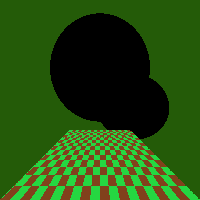

Generate this figure with Python:
from numpy import *
import numpy as np
import math
from PIL import Image



def tonerep(ld, lst, H, W):

    l = []
    lwmax = 0
    for x in range(int(H)):
        slst = []
        for y in range(int(W)):
            ill = (0.27*int(lst[x][y][0])) + (0.67*int(lst[x][y][1])) + (0.06*int(lst[x][y][2]))
            if(lwmax < ill):
                lwmax = ill
            slst.append(ill)
        l.append(slst)

    sum = 0
    delta = 0.1
    for x in range(int(H)):
        for y in range(int(W)):
            sum += (log(delta + l[x][y]) / log(10))

    sum = sum / (H * W)
    lwa = exp(sum)

    lwmax /= lwa

    denom1 = log(lwmax+1)/log(10)

    lg = log(0.85)/log(0.5)

    lst = []
    for x in range(int(H)):
        slst = []
        for y in range(int(W)):
            lw = l[x][y]
            lw /= lwa
            num = log(lw+1)/log(10)
            lm = (lw/lwmax)**lg
            lm = lm*0.8
            denom2 = log(lm+2)/log(10)
            ld = num/(denom1*denom2)
            print (ld)
            r = ld*0.5139
            g = ld*1.2752
            b = ld*0.1141
            temp=(r,g,b)
            slst.append(temp)
        lst.append(slst)

    return lst



def tonerep_basic(lst):
    max = 0
    for _ in range(len(lst)):
        slst = lst[_]
        for __ in range(len(slst)):
            sslst = slst[__]
            if(max<sslst[0]):
                max = sslst[0]
            if (max < sslst[1]):
                max = sslst[1]
            if (max < sslst[2]):
                max = sslst[2]
    #print(max)
    for _ in range(len(lst)):
        slst = lst[_]
        for __ in range(len(slst)):
            s = slst[__]
            a = s[0] * 255
            b = s[1] * 255
            c = s[2] * 255
            s = (a, b, c)
            slst[__] = s
        lst[_] = slst
    return lst


def reflect(s, n, magn):
    r = np.matrix('0.0,0.0,0.0')

    nt = n.transpose()
    a = np.dot(s, nt)
    a = 2 * a #/ (magn * magn))
    n[0, 0] = n[0, 0] * a
    n[0, 1] = n[0, 1] * a
    n[0, 2] = n[0, 2] * a

    r[0, 0] = s[0, 0] - n[0, 0]
    r[0, 1] = s[0, 1] - n[0, 1]
    r[0, 2] = s[0, 2] - n[0, 2]

    return r[0, 0], r[0, 1], r[0, 2]


def phong(xi, yi, zi, xc, yc, zc,e1,e2,shape):

    l = np.matrix('1.00,1.00,1.00')


    s = np.matrix('0.0,0.0,0.0')
    s[0, 0], s[0, 1], s[0, 2] = (-xi), (-yi), (-zi)
    mags = np.linalg.norm(s)
    s[0, 0], s[0, 1], s[0, 2] = s[0, 0] / mags, s[0, 1] / mags, s[0, 2] / mags

    n = np.matrix('0.0,0.0,0.0')
    if(shape == 's'):
        n[0, 0], n[0, 1], n[0, 2] = (xi - xc), (yi - yc), (zi - zc)
    else:
        n = np.cross(e1, e2)
    magn = np.linalg.norm(n)
    n[0, 0], n[0, 1], n[0, 2] = n[0, 0] / magn, n[0, 1] / magn, n[0, 2] / magn
    nt = n.transpose()

    a = np.dot(s, nt)

    v = np.matrix('0.0,0.0,0.0')
    v[0, 0], v[0, 1], v[0, 2] = (xi), (yi), (zi)
    magv = np.linalg.norm(v)
    v[0, 0], v[0, 1], v[0, 2] = v[0, 0] / magv, v[0, 1] / magv, v[0, 2] / magv
    vt = v.transpose()

    r = np.matrix('0.0,0.0,0.0')
    r[0, 0], r[0, 1], r[0, 2] = reflect(s, n, magn)
    magr = np.linalg.norm(r)
    r[0, 0], r[0, 1], r[0, 2] = r[0, 0] / magr, r[0, 1] / magr, r[0, 2] / magr

    b = np.dot(r, vt)
    b = b * b

    kd = np.matrix('0.0,0.0,0.0')
    kd[0, 0], kd[0, 1], kd[0, 2] = 0.3, 0, 0

    ld = np.matrix('0.0,0.0,0.0')
    ld[0, 0], ld[0, 1], ld[0, 2] = l[0, 0] * a, l[0, 1] * a, l[0, 2] * a
    kd[0, 0], kd[0, 1], kd[0, 2] = kd[0, 0] * ld[0, 0], kd[0, 1] * ld[0, 1], kd[0, 2] * ld[0, 2]

    ks = np.matrix('0.4,0.4,0.4')

    ls = np.matrix('0.0,0.0,0.0')
    ls[0, 0], ls[0, 1], ls[0, 2] = l[0, 0] * b, l[0, 1] * b, l[0, 2] * b
    ks[0, 0], ks[0, 1], ks[0, 2] = ks[0, 0] * ls[0, 0], ks[0, 1] * ls[0, 1], ks[0, 2] * ls[0, 2]

    if (kd[0, 0] + ks[0, 0] < 0):
        kd[0, 0] = 0
        ks[0, 0] = 0
    if (kd[0, 1] + ks[0, 1] < 0):
        kd[0, 1] = 0
        ks[0, 1] = 0
    if (kd[0, 2] + ks[0, 2] < 0):
        kd[0, 2] = 0
        ks[0, 2] = 0

    clr = ((kd[0, 0] + ks[0, 0]), (kd[0, 1] + ks[0, 1]), (kd[0, 2] + ks[0, 2]))
    return clr



def shadow_ray(dx, dy, dz, xc, yc, zc, r, xcs, ycs, zcs, rs):
    d = np.matrix('0.0,0.0,0.0')
    d[0, 0], d[0, 1], d[0, 2] = dx, dy, dz
    # print(dx,dy,dz)
    magd = np.linalg.norm(d)
    d[0, 0], d[0, 1], d[0, 2] = d[0, 0] / magd, d[0, 1] / magd, d[0, 2] / magd
    dx1, dy1, dz1 = d[0, 0], d[0, 1], d[0, 2]

    #b = (dx1 * (-xcs)) + (dy1 * (-ycs)) + (dz1 * (-zcs))
    # print b
    #b = b * 2
    # print b
    #c = (xcs * xcs) + (ycs * ycs) + (zcs * zcs) - (rs * rs)

    #if ((b * b) - (4 * c) < 0):
    clr = phong(dx, dy, dz, xc, yc, zc,0,0,'s')
    return clr
    #else:
    #    return (0, 0, 0)

def shadow_ray_triangle(dx,dy,dz,e1,e2):
    d = np.matrix('0.0,0.0,0.0')
    d[0, 0], d[0, 1], d[0, 2] = dx, dy, dz
    # print(dx,dy,dz)
    magd = np.linalg.norm(d)
    d[0, 0], d[0, 1], d[0, 2] = d[0, 0] / magd, d[0, 1] / magd, d[0, 2] / magd
    dx1, dy1, dz1 = d[0, 0], d[0, 1], d[0, 2]
    clr = phong(dx,dy,dz,0,0,0,e1,e2,'t')

    return clr


def tex(t1, t2, t3, u, v, w):

    #u,v,w = int(u),int(v),int(w)
    #print(t2[0,0], t2[0,1])
    tx = (u*t1[0,0]) + (v*t2[0,0]) + (w*t3[0,0])
    ty = (u * t1[0, 1]) + (v * t2[0, 1]) + (w * t3[0, 1])
    tx, ty = tx/0.05, ty/0.05
    tx,ty = int(tx),int(ty)

    if((tx%2) ==(ty%2)):
        return (1,0,0)

    return (1,1,0)


def main():
    eyepoint = np.matrix('0.0,0.0,0.0')
    lookat = np.matrix('0.0,0.0,1.0')
    up = np.matrix('0.0,1.0,0.0')
    n = np.matrix('0.0,0.0,0.0')
    u = np.matrix('0.0,0.0,0.0')
    v = np.matrix('0.0,0.0,0.0')
    n[0, 0] = eyepoint[0, 0] - lookat[0, 0]
    n[0, 1] = eyepoint[0, 1] - lookat[0, 1]
    n[0, 2] = eyepoint[0, 2] - lookat[0, 2]
    magn = np.linalg.norm(n)
    n[0, 0], n[0, 1], n[0, 2] = n[0, 0] / magn, n[0, 1] / magn, n[0, 2] / magn
    u = np.cross(up, n)
    magu = np.linalg.norm(u)
    u[0, 0], u[0, 1], u[0, 2] = u[0, 0] / magu, u[0, 1] / magu, u[0, 2] / magu
    v = np.cross(n, u)
    h, w = 10.0, 10.0
    H, W =200.0, 200.0
    pixel_h = h / (2 * H)
    # print (pixel_h)
    pixel_w = w / (2 * W)
    lst = []

    for i in range(int(H)):
        dy = h / 2 - (((2 * i) + 1) * (pixel_h))
        slst = []
        dz = 3.0
        for j in range(int(W)):
            dx = (-w / 2) + (((2 * j) + 1) * (pixel_w))

            d = np.matrix('0.0,0.0,0.0')
            d[0, 0], d[0, 1], d[0, 2] = dx, dy, dz
            # print(dx,dy,dz)
            magd = np.linalg.norm(d)
            d[0, 0], d[0, 1], d[0, 2] = d[0, 0] / magd, d[0, 1] / magd, d[0, 2] / magd
            dx1, dy1, dz1 = d[0, 0], d[0, 1], d[0, 2]

            xc, yc, zc = 0.0, 1.6, 5
            r = 3.2

            b = (dx1 * (-xc)) + (dy1 * (-yc)) + (dz1 * (-zc))
            # print b
            b = b * 2
            # print b
            c = (xc * xc) + (yc * yc) + (zc * zc) - (r * r)
            # print (4*c)
            # print ((b * b) - (4*c))
            if ((b * b) - (4 * c) >= 0):
                root = math.sqrt((b * b) - (4 * c))
                w1 = ((-b) + root) / (2)
                w2 = ((-b) - root) / (2)
                wa = minimum(w1, w2)
                #print wa
            else:
                wa = -1

            xcs, ycs, zcs = 2.5, -0.5, 6
            rs = 2.9

            b = (dx1 * (-xcs)) + (dy1 * (-ycs)) + (dz1 * (-zcs))
            b = b * 2
            # print b
            c = (xcs * xcs) + (ycs * ycs) + (zcs * zcs) - (rs * rs)
            if ((b * b) - (4 * c) >= 0):
                root = math.sqrt((b * b) - (4 * c))
                w1 = ((-b) + root) / (2)
                w2 = ((-b) - root) / (2)
                wb = minimum(w1, w2)
            else:
                wb = -1

            p0 = np.matrix('-5.0,-5.0,0.0')
            p1 = np.matrix('-5.0,-5.0,10.0')
            p2 = np.matrix('5.0,-5.0,0.0')

            e1 = np.matrix('0.0,0.0,0.0')
            e2 = np.matrix('0.0,0.0,0.0')
            t = np.matrix('0.0,0.0,0.0')
            p = np.matrix('0.0,0.0,0.0')
            q = np.matrix('0.0,0.0,0.0')

            e1[0, 0], e1[0, 1], e1[0, 2] = p1[0, 0] - p0[0, 0], p1[0, 1] - p0[0, 1], p1[0, 2] - p0[0, 2]
            e2[0, 0], e2[0, 1], e2[0, 2] = p2[0, 0] - p0[0, 0], p2[0, 1] - p0[0, 1], p2[0, 2] - p0[0, 2]
            t[0, 0], t[0, 1], t[0, 2] = (- p0[0, 0]), (- p0[0, 1]), (- p0[0, 2])
            # print (e1,e2,t)
            p = np.cross(d, e2)
            q = np.cross(t, e1)
            # print(p,q)

            e1t = e1.transpose()
            e2t = e2.transpose()
            tt = t.transpose()
            dt = d.transpose()

            pe1 = np.dot(p, e1t)
            qe2 = np.dot(q, e2t)
            pt = np.dot(p, tt)
            qd = np.dot(q, dt)

            # intersect = True
            if (pe1 == 0):
                intersect = False
            else:
                # intersect = True
                wt = qe2 / pe1
                u = pt / pe1
                v = qd / pe1
                if (wt < 0 or u < 0 or v < 0 or (u + v) > 1):
                    intersect = False
                else:
                    intersect = True

            xi = ((1-u-v)*p0[0,0]) + (u*p1[0,0]) + (v*p2[0,0])
            yi = ((1 - u - v) * p0[0, 1]) + (u * p1[0, 1]) + (v * p2[0, 1])
            zi = ((1 - u - v) * p0[0, 2]) + (u * p1[0, 2]) + (v * p2[0, 2])

            p0s = np.matrix('-5.0,-5.0,10.0')
            p1s = np.matrix('5.0,-5.0,10.0')
            p2s = np.matrix('5.0,-5.0,0.0')

            e1s = np.matrix('0.0,0.0,0.0')
            e2s = np.matrix('0.0,0.0,0.0')
            ts = np.matrix('0.0,0.0,0.0')
            ps = np.matrix('0.0,0.0,0.0')
            qs = np.matrix('0.0,0.0,0.0')

            e1s[0, 0], e1s[0, 1], e1s[0, 2] = p1s[0, 0] - p0s[0, 0], p1s[0, 1] - p0s[0, 1], p1s[0, 2] - p0s[0, 2]
            e2s[0, 0], e2s[0, 1], e2s[0, 2] = p2s[0, 0] - p0s[0, 0], p2s[0, 1] - p0s[0, 1], p2s[0, 2] - p0s[0, 2]
            ts[0, 0], ts[0, 1], ts[0, 2] = (- p0s[0, 0]), (- p0s[0, 1]), (- p0s[0, 2])
            # print (e1,e2,t)
            ps = np.cross(d, e2s)
            qs = np.cross(ts, e1s)
            # print(p,q)

            e1ts = e1s.transpose()
            e2ts = e2s.transpose()
            tts = ts.transpose()
            dts = d.transpose()

            pe1s = np.dot(ps, e1ts)
            qe2s = np.dot(qs, e2ts)
            pts = np.dot(ps, tts)
            qds = np.dot(qs, dts)

            # intersect = True
            if (pe1s == 0):
                intersects = False
            else:
                # intersect = True
                wts = qe2s / pe1s
                us = pts / pe1s
                vs = qds / pe1s
                if (wts < 0 or us < 0 or vs < 0 or (us + vs) > 1):
                    intersects = False
                else:
                    intersects = True

            xis = ((1 - us - vs) * p0s[0, 0]) + (us * p1s[0, 0]) + (vs * p2s[0, 0])
            yis = ((1 - us - vs) * p0s[0, 1]) + (us * p1s[0, 1]) + (vs * p2s[0, 1])
            zis = ((1 - us - vs) * p0s[0, 2]) + (us * p1s[0, 2]) + (vs * p2s[0, 2])

            t1 = np.matrix('0.0,0.0')
            t2 = np.matrix('0.0,1.0')
            t3 = np.matrix('1.0,0.0')
            t4 = np.matrix('1.0,1.0')



            #print (wa,wb)
            if (wa < 0 and wb < 0 and intersect == False and intersects == False):
                clr = (0, 0, 1)
            elif (((wa >= 0 and wb >= 0) and wa <= wb) or (wa > 0 and wb < 0)):
                xip = (dx1 * wa)
                yip = (dy1 * wa)
                zip = (dz1 * wa)
                clr = shadow_ray(xip, yip, zip, xc, yc, zc, r, xcs, ycs, zcs, rs)
                #clr = (0, 0, 1)
            elif(intersect == True):
                #clr = shadow_ray_triangle(xi,yi,zi,e1,e2)
                zi = zi - 5
                u = (zi + 5) / 10
                v = (xi + 5) / 10
                clr = tex(t3, t2, t4, u, v, 1 - u - v)
                #clr = (0, 0, 1)
            elif(intersects == True):
                #clr = shadow_ray_triangle(xis,yis,zis,e1s,e2s)
                zis = zis - 5
                us = (zis + 5) / 10
                vs = (xis + 5) / 10
                clr = tex(t3, t2, t4, us, vs, 1 - us - vs)
                #clr = (0, 0, 1)
            else:
                #clr=(0,0,1)
                xip = (dx1 * wb)
                yip = (dy1 * wb)
                zip = (dz1 * wb)
                clr = shadow_ray(xip, yip, zip, xcs, ycs, zcs, rs, xc, yc, zc, r)
            slst.append(clr)
        lst.append(slst)
    #lst = tonerep_basic(lst)
    lst = tonerep(100,lst, H, W)
    lst = tonerep_basic(lst)

    arr = np.array(lst, dtype=np.uint8)
    new_image = Image.fromarray(arr)
    new_image.save('cp_adv.png')


if __name__ == '__main__':
    main()
